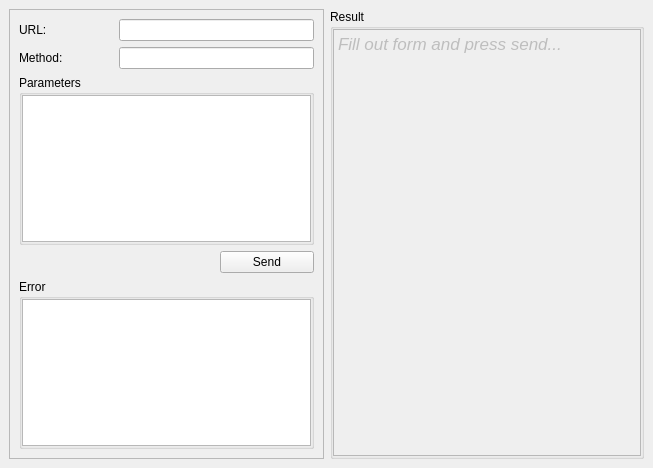
<?xml version="1.0" encoding="UTF-8"?>
<ui version="4.0">
 <class>MainWindow</class>
 <widget class="QMainWindow" name="MainWindow">
  <property name="geometry">
   <rect>
    <x>0</x>
    <y>0</y>
    <width>653</width>
    <height>468</height>
   </rect>
  </property>
  <property name="windowTitle">
   <string>JsonRPCTester</string>
  </property>
  <widget class="QWidget" name="centralwidget">
   <layout class="QHBoxLayout" name="horizontalLayout">
    <item>
     <widget class="QScrollArea" name="scrollArea">
      <property name="widgetResizable">
       <bool>true</bool>
      </property>
      <widget class="QWidget" name="scrollAreaWidgetContents">
       <property name="geometry">
        <rect>
         <x>0</x>
         <y>0</y>
         <width>305</width>
         <height>439</height>
        </rect>
       </property>
       <layout class="QGridLayout" name="gridLayout_2">
        <item row="0" column="0">
         <widget class="QLabel" name="labelURL">
          <property name="text">
           <string>URL:</string>
          </property>
         </widget>
        </item>
        <item row="1" column="0">
         <widget class="QLabel" name="labelMethod">
          <property name="text">
           <string>Method:</string>
          </property>
         </widget>
        </item>
        <item row="3" column="2">
         <widget class="QPushButton" name="pushButtonSend">
          <property name="text">
           <string>Send</string>
          </property>
         </widget>
        </item>
        <item row="3" column="0" colspan="2">
         <spacer name="horizontalSpacer">
          <property name="orientation">
           <enum>Qt::Horizontal</enum>
          </property>
          <property name="sizeHint" stdset="0">
           <size>
            <width>40</width>
            <height>20</height>
           </size>
          </property>
         </spacer>
        </item>
        <item row="1" column="1" colspan="2">
         <widget class="QLineEdit" name="lineEditMethod"/>
        </item>
        <item row="0" column="1" colspan="2">
         <widget class="QLineEdit" name="lineEditURL"/>
        </item>
        <item row="4" column="0" colspan="3">
         <widget class="QGroupBox" name="groupBoxError">
          <property name="title">
           <string>Error</string>
          </property>
          <layout class="QHBoxLayout" name="horizontalLayout_3">
           <property name="margin">
            <number>0</number>
           </property>
           <item>
            <widget class="QTextEdit" name="textEditError"/>
           </item>
          </layout>
         </widget>
        </item>
        <item row="2" column="0" colspan="3">
         <widget class="QGroupBox" name="groupBoxParameters">
          <property name="title">
           <string>Parameters</string>
          </property>
          <layout class="QHBoxLayout" name="horizontalLayout_2">
           <property name="margin">
            <number>0</number>
           </property>
           <item>
            <widget class="QTextEdit" name="textEditParameters"/>
           </item>
          </layout>
         </widget>
        </item>
       </layout>
      </widget>
     </widget>
    </item>
    <item>
     <widget class="QGroupBox" name="groupBoxResult">
      <property name="title">
       <string>Result</string>
      </property>
      <layout class="QHBoxLayout" name="horizontalLayout_4">
       <property name="margin">
        <number>0</number>
       </property>
       <item>
        <widget class="QTextEdit" name="textEditResult">
         <property name="enabled">
          <bool>false</bool>
         </property>
         <property name="html">
          <string>&lt;!DOCTYPE HTML PUBLIC &quot;-//W3C//DTD HTML 4.0//EN&quot; &quot;http://www.w3.org/TR/REC-html40/strict.dtd&quot;&gt;
&lt;html&gt;&lt;head&gt;&lt;meta name=&quot;qrichtext&quot; content=&quot;1&quot; /&gt;&lt;style type=&quot;text/css&quot;&gt;
p, li { white-space: pre-wrap; }
&lt;/style&gt;&lt;/head&gt;&lt;body style=&quot; font-family:'.Helvetica Neue DeskInterface'; font-size:13pt; font-weight:400; font-style:normal;&quot;&gt;
&lt;p style=&quot; margin-top:0px; margin-bottom:0px; margin-left:0px; margin-right:0px; -qt-block-indent:0; text-indent:0px;&quot;&gt;&lt;span style=&quot; font-style:italic;&quot;&gt;Fill out form and press send...&lt;/span&gt;&lt;/p&gt;&lt;/body&gt;&lt;/html&gt;</string>
         </property>
        </widget>
       </item>
      </layout>
     </widget>
    </item>
   </layout>
  </widget>
 </widget>
 <resources/>
 <connections/>
</ui>
